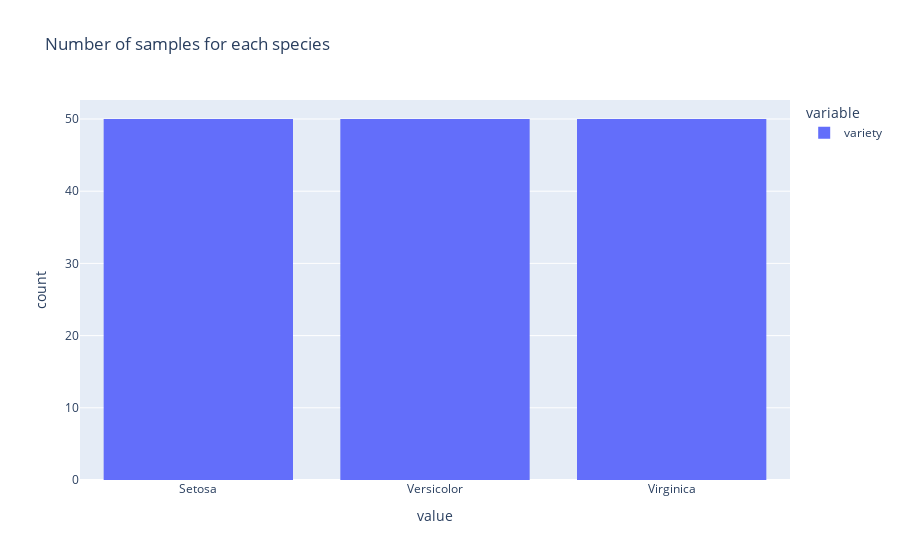

Notebook code for this chart:
### Markdown cell above
Gráficos no Plotly

### Code cell
hist = px.histogram(iris['variety'], title='Number of samples for each species')
hist

### Figure 1 — Plotly figure (JSON) as saved in the notebook; plotly's stock layout.template omitted (floating-point values rounded to 4 significant figures; data arrays with more than 128 entries replaced by an {"elided": "..."} marker saying what was removed)
{"data": [{"alignmentgroup": "True", "bingroup": "x", "hovertemplate": "variable=variety<br>value=%{x}<br>count=%{y}<extra></extra>", "legendgroup": "variety", "marker": {"color": "#636efa", "pattern": {"shape": ""}}, "name": "variety", "offsetgroup": "variety", "orientation": "v", "showlegend": true, "type": "histogram", "x": {"elided": "150 str values"}, "xaxis": "x", "yaxis": "y"}], "layout": {"autosize": true, "barmode": "relative", "legend": {"title": {"text": "variable"}, "tracegroupgap": 0}, "title": {"text": "Number of samples for each species"}, "xaxis": {"anchor": "y", "autorange": true, "domain": [0, 1], "range": [-0.5, 2.5], "title": {"text": "value"}, "type": "category"}, "yaxis": {"anchor": "x", "autorange": true, "domain": [0, 1], "range": [0, 52.63], "title": {"text": "count"}}}}
